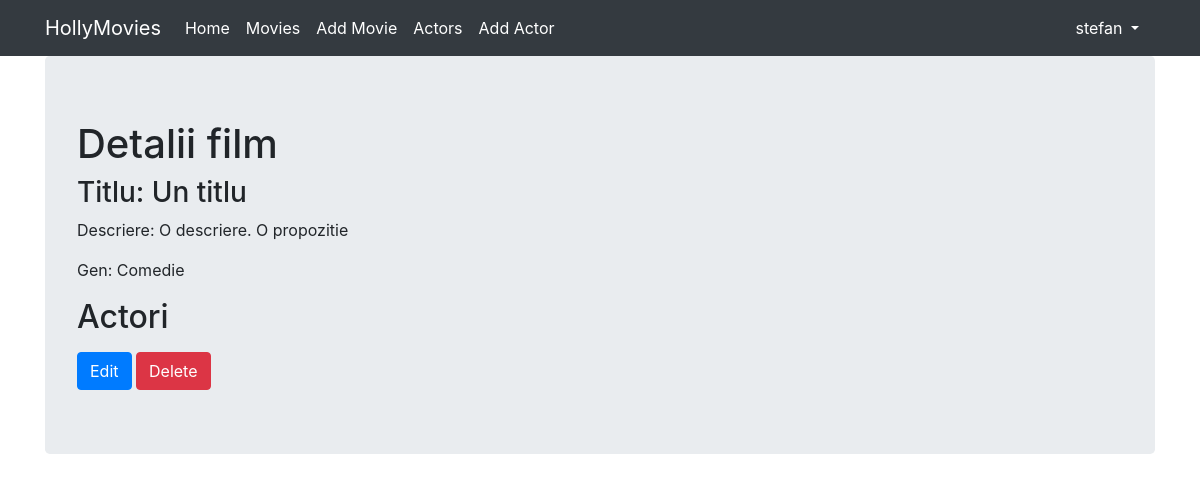
/movies/7 (signed in), run on an earlier commit of the app's database.
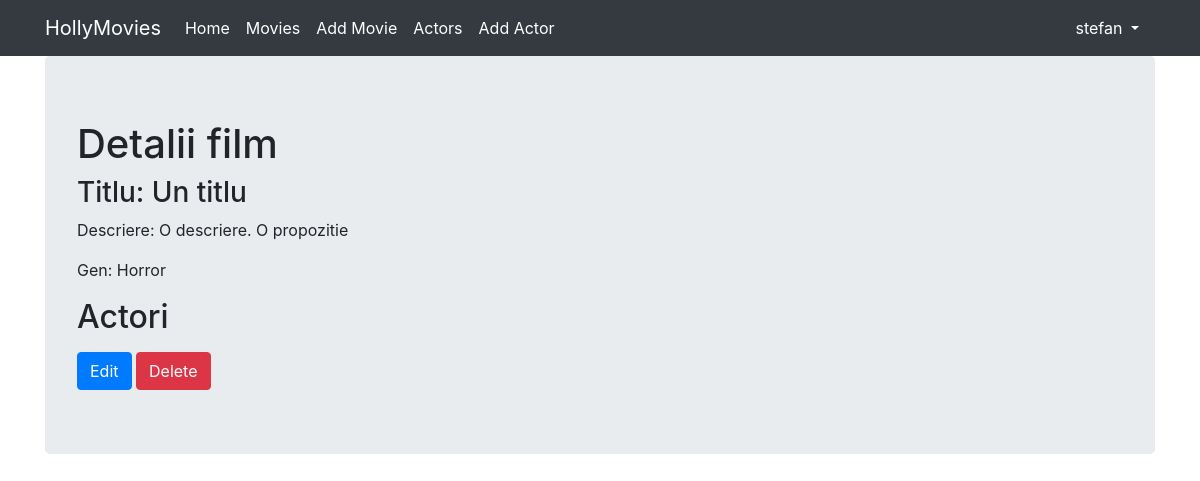
And on a later commit of the database.
### viewer/models.py (models this page shows, shortened)
class Movie(models.Model):
    class Meta:
        verbose_name_plural = 'Filme'
    title = CharField(max_length=128)
    rating = IntegerField()
    released = DateField()
    description = TextField()
    genre = ForeignKey(Genre, on_delete=DO_NOTHING)
    created = DateTimeField(auto_now_add=True)
    actors = ManyToManyField(Actor)

class Genre(models.Model):
    class Meta:
        verbose_name_plural = 'Genuri de filme'
    name = CharField(max_length=128)

### viewer/views.py (the view)
# urls.py: path('<pk>', MoviesDetail.as_view(), name='movies_detail'),
class MoviesDetail(LoginRequiredMixin, DetailView):
    template_name = 'movies_detail.html'
    model = Movie

### viewer/templates/movies_detail.html (shortened to what this page needs)
{% extends 'base.html' %}
{% block content %}
<h1>Detalii film</h1>
<h3>Titlu: {{ object.title }} </h3>
<p>Descriere: {{ object.description }} </p>
<p>Gen: {{ object.genre.name }} </p>
<h2>Actori</h2>
{% if perms.viewer.update_movie %}
<a class="btn btn-primary" href="{% url 'viewer:movies_update' object.pk %}">
    Edit
</a>
{% else %}
<a class="btn btn-primary disabled">Edit</a>
{% endif %}
{% if perms.viewer.delete_movie %}
<a class="btn btn-danger" href="{% url 'viewer:movies_delete' object.pk %}">
    Delete
</a>
{% else %}
<a class="btn btn-danger disabled">Delete</a>
{% endif %}
{% endblock %}

What changed in the data, as far as the page shows it:
changed Movie "Un titlu": genre.name "Comedie" → "Horror"
